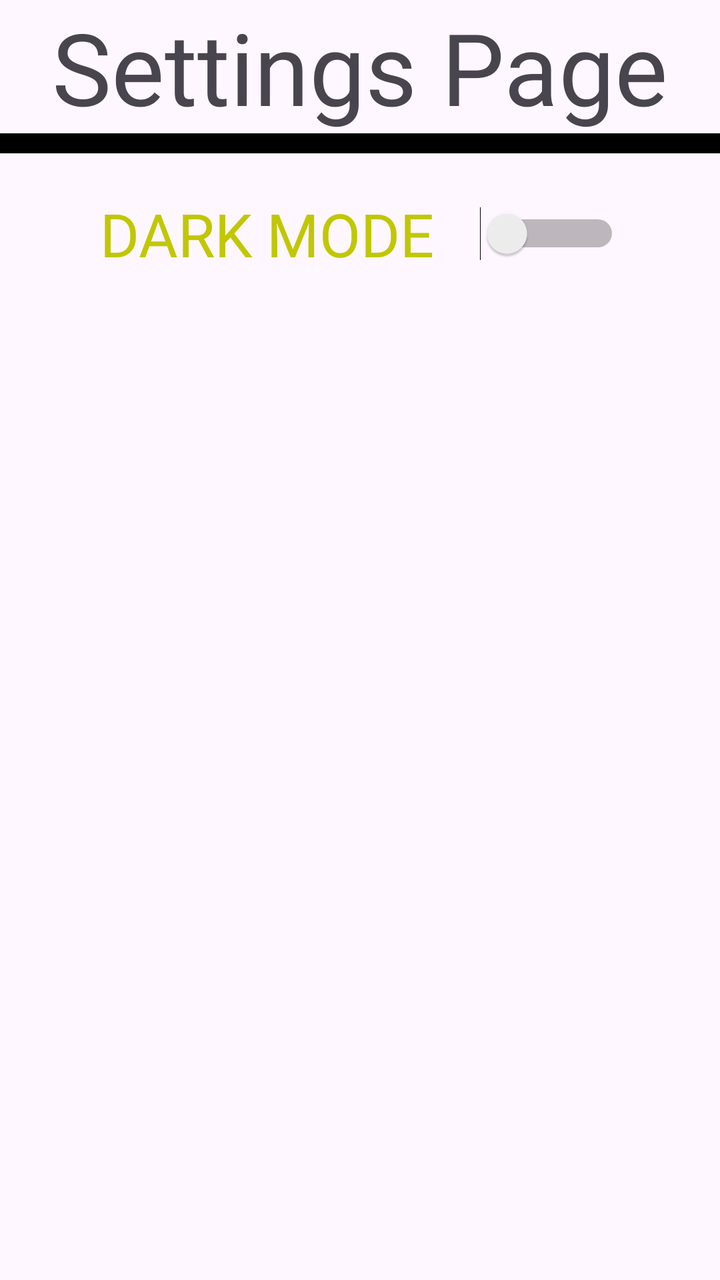
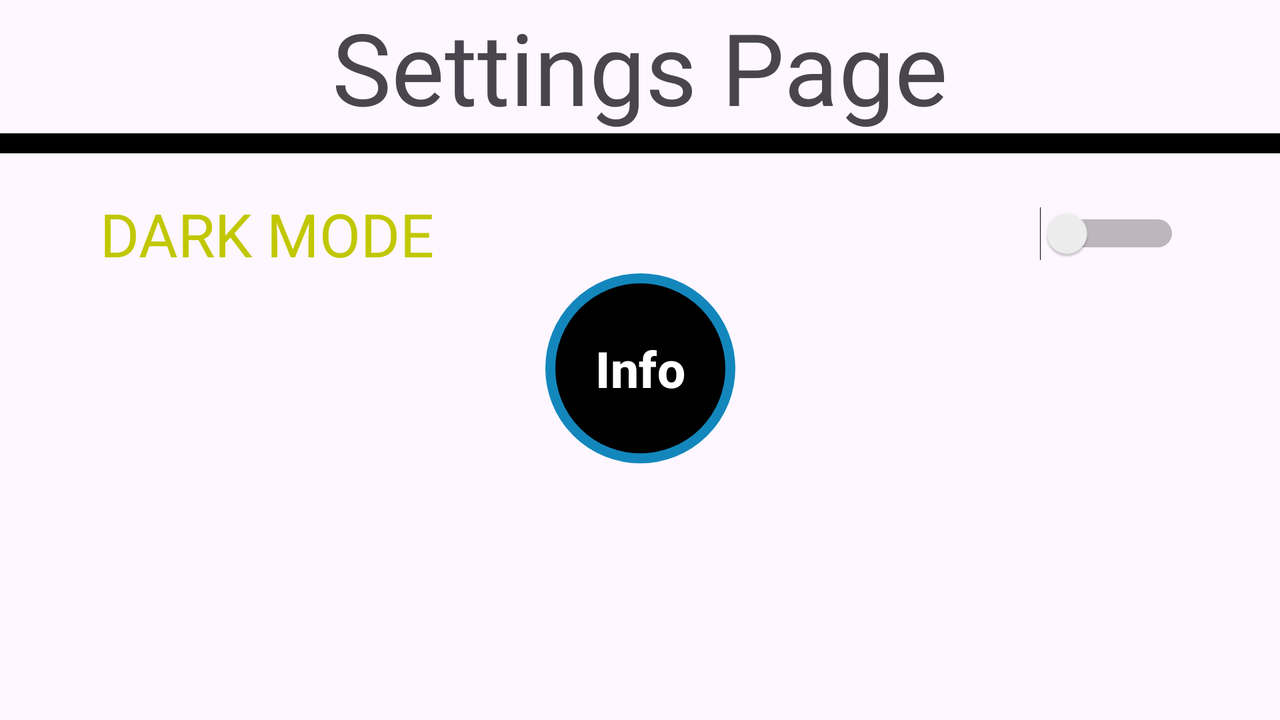

First picture: res/layout/ on a phone held upright. Second picture: the repository's own variant of that layout, on a device whose configuration matches the variant's folder. Source for both follows.
<!-- AndroidManifest.xml: application theme Theme.Attemp1_calendar -->
<!-- res/layout/fragment_settings.xml -->
<?xml version="1.0" encoding="utf-8"?>
<androidx.constraintlayout.widget.ConstraintLayout xmlns:android="http://schemas.android.com/apk/res/android"
    xmlns:app="http://schemas.android.com/apk/res-auto"
    xmlns:tools="http://schemas.android.com/tools"
    android:layout_width="match_parent"
    android:layout_height="match_parent"
    tools:context=".SettingsFragment">


    <TextView
        android:id="@+id/settings_txtView"
        android:layout_width="wrap_content"
        android:layout_height="wrap_content"
        android:text="@string/settings_title"
        android:textSize="50dp"
        app:layout_constraintEnd_toEndOf="parent"
        app:layout_constraintStart_toStartOf="parent"
        app:layout_constraintTop_toTopOf="parent" />

    <View
        android:id="@+id/rectangleView"
        android:layout_width="wrap_content"
        android:layout_height="10dp"
        android:background="@color/black"
        app:layout_constraintEnd_toEndOf="parent"
        app:layout_constraintStart_toStartOf="parent"
        app:layout_constraintTop_toBottomOf="@+id/settings_txtView" />

    <LinearLayout
        android:id="@+id/linearLayout1"
        android:layout_width="match_parent"
        android:layout_height="wrap_content"
        android:layout_marginTop="30dp"
        android:orientation="horizontal"
        app:layout_constraintTop_toTopOf="@id/rectangleView"
        app:layout_constraintStart_toStartOf="parent"
        app:layout_constraintEnd_toEndOf="parent">

        <TextView
            android:id="@+id/textDarkMode"
            android:layout_width="wrap_content"
            android:layout_height="wrap_content"
            android:text="@string/darkModeTxt"
            android:textSize="30sp"
            android:textColor="#C1C700"
            android:layout_marginStart="50dp"
            android:layout_gravity="start"
            android:layout_weight="1" />

        <Switch
            android:id="@+id/switchDarkMode"
            android:layout_width="wrap_content"
            android:layout_height="match_parent"
            android:layout_marginEnd="50dp"
            android:switchMinWidth="70sp"
            android:layout_gravity="end"
            android:layout_weight="0" />

    </LinearLayout>
</androidx.constraintlayout.widget.ConstraintLayout>
<!-- resources referenced by this layout -->
<resources>
  <color name="black">#FF000000</color>
  <string name="darkModeTxt">DARK MODE</string>
  <string name="settings_title">Settings Page</string>
  <style name="Theme.Attemp1_calendar" parent="Base.Theme.Attemp1_calendar" />
  <style name="Base.Theme.Attemp1_calendar" parent="Theme.Material3.DayNight.NoActionBar">
          
          
      </style>
</resources>
<!-- res/layout-land/fragment_settings.xml (the repository's variant of the layout above) -->
<!-- drawn on the phone turned sideways -->
<?xml version="1.0" encoding="utf-8"?>
<androidx.constraintlayout.widget.ConstraintLayout xmlns:android="http://schemas.android.com/apk/res/android"
    xmlns:app="http://schemas.android.com/apk/res-auto"
    xmlns:tools="http://schemas.android.com/tools"
    android:layout_width="match_parent"
    android:layout_height="match_parent"
    tools:context=".SettingsFragment">


    <TextView
        android:id="@+id/settings_txtView"
        android:layout_width="wrap_content"
        android:layout_height="wrap_content"
        android:text="@string/settings_title"
        android:textSize="50dp"
        app:layout_constraintEnd_toEndOf="parent"
        app:layout_constraintStart_toStartOf="parent"
        app:layout_constraintTop_toTopOf="parent" />

    <View
        android:id="@+id/rectangleView"
        android:layout_width="wrap_content"
        android:layout_height="10dp"
        android:background="@color/black"
        app:layout_constraintEnd_toEndOf="parent"
        app:layout_constraintStart_toStartOf="parent"
        app:layout_constraintTop_toBottomOf="@+id/settings_txtView" />

    <LinearLayout
        android:id="@+id/linearLayout1"
        android:layout_width="match_parent"
        android:layout_height="wrap_content"
        android:layout_marginTop="30dp"
        android:orientation="horizontal"
        app:layout_constraintTop_toTopOf="@id/rectangleView"
        app:layout_constraintStart_toStartOf="parent"
        app:layout_constraintEnd_toEndOf="parent">

        <TextView
            android:id="@+id/textDarkMode"
            android:layout_width="wrap_content"
            android:layout_height="wrap_content"
            android:text="@string/darkModeTxt"
            android:textSize="30sp"
            android:textColor="#C1C700"
            android:layout_marginStart="50dp"
            android:layout_gravity="start"
            android:layout_weight="1" />

        <Switch
            android:id="@+id/switchDarkMode"
            android:layout_width="wrap_content"
            android:layout_height="match_parent"
            android:layout_marginEnd="50dp"
            android:switchMinWidth="70sp"
            android:layout_gravity="end"
            android:layout_weight="0" />

    </LinearLayout>

    <Button
        android:id="@+id/btnInfo"
        android:layout_width="95dp"
        android:layout_height="95dp"
        android:text="@string/infoTxt"
        android:textColor="#FFFFFF"
        android:textSize="25sp"
        android:textStyle="bold"
        android:background="@drawable/info_btn"
        app:backgroundTint="@null"
        android:layout_marginTop="60dp"
        app:layout_constraintStart_toStartOf="parent"
        app:layout_constraintEnd_toEndOf="parent"
        app:layout_constraintTop_toBottomOf="@id/rectangleView" />

</androidx.constraintlayout.widget.ConstraintLayout>
<!-- resources referenced by the variant -->
<!-- as the phone turned sideways resolves them -->
<resources>
  <color name="black">#FF000000</color>
  <!-- drawable info_btn (drawable) -->
  <shape xmlns:android="http://schemas.android.com/apk/res/android">
      <solid android:color="@color/black" />
      <corners android:radius="250dp" />
      <stroke
          android:width="5dp"
          android:color="@color/light_blue" />
  </shape>
  <string name="darkModeTxt">DARK MODE</string>
  <string name="infoTxt">Info</string>
  <string name="settings_title">Settings Page</string>
  <style name="Theme.Attemp1_calendar" parent="Base.Theme.Attemp1_calendar" />
  <color name="light_blue">#1387BC</color>
  <style name="Base.Theme.Attemp1_calendar" parent="Theme.Material3.DayNight.NoActionBar">
          
          
      </style>
</resources>
